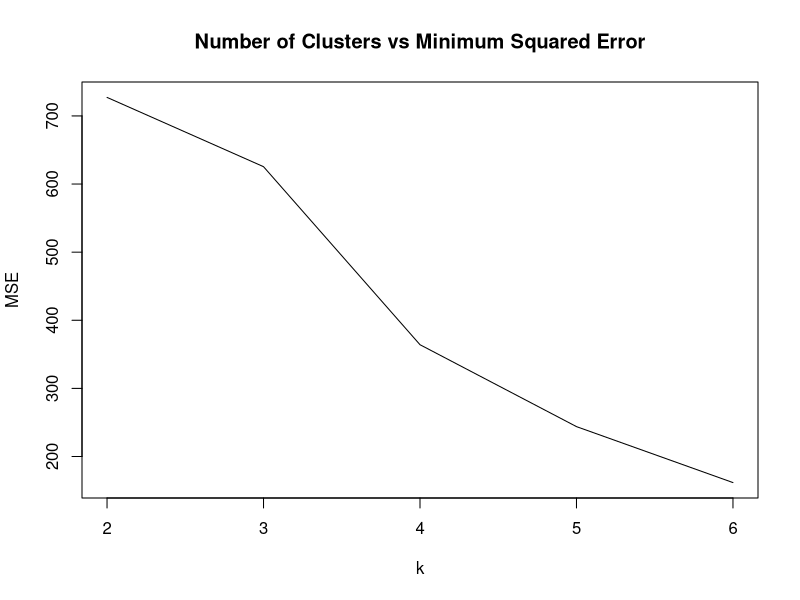

The R source for this figure:

# Loading Data
data<-read.csv("Test_Dataset.csv",header=TRUE)

# Creating model for K means with 2 clusters
kmeans_2<-kmeans(data[,-4],2)

# Creating model for K means with 3 clusters

kmeans_3<-kmeans(data[,-4],3)

# Creating model for K means with 4 clusters

kmeans_4<-kmeans(data[,-4],4)

# Creating model for K means with 5 clusters

kmeans_5<-kmeans(data[,-4],5)

# Creating model for K means with 6 clusters

kmeans_6<-kmeans(data[,-4],6)

# Computing total sum of squares cluster for k=2 :
total_ss_2<- kmeans_2$tot.withinss

# Computing total sum of squares cluster for k=3 :
total_ss_3<- kmeans_3$tot.withinss

# Computing total sum of squares cluster for k=4 :
total_ss_4<- kmeans_4$tot.withinss
  

# Computing total sum of squares cluster for k=5 :
total_ss_5<- kmeans_5$tot.withinss

# Computing total sum of squares cluster for k=6 :
total_ss_6<- kmeans_6$tot.withinss


total_ss<-c(total_ss_2,total_ss_3,total_ss_4,total_ss_5,total_ss_6)

k_values<-c(2,3,4,5,6)

#Plotting graph for this :

plot(k_values,total_ss,xlab="k",ylab="MSE",type="l",main="Number of Clusters vs Minimum Squared Error")

# From the graph, as per this data,elbow is created at k=3, so we will take 3 clusters in this case

# Class output for each sample with k=3 in K Means

predicted<-kmeans_3$cluster

actual<-data[4]

cm_kmeans_3<-table(predicted, unlist(actual))

print(cm_kmeans_3)